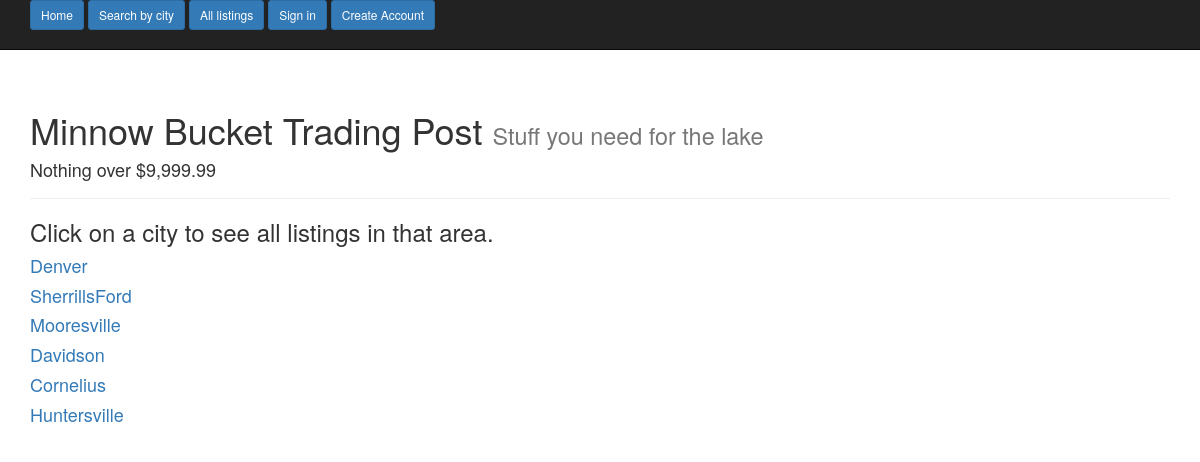
Screenshot of /city/ with the database file from the repository.
### main_app/models.py (models this page shows, shortened)
class Location(models.Model):
    city_choice = models.CharField(max_length=20)

### main_app/views.py (the view)
# urls.py: url(r'^city/$', CityListView.as_view(), name='city_list_view'),
class CityListView(ListView):
    model = Location
    template_name = 'city_list_view.html'

### templates/city_list_view.html
{% extends "base.html" %}
{% block content %}
  <h3>Click on a city to see all listings in that area.</h3>
    {% for city in object_list %}
      <h4><a href="{% url 'city_listings_view' city.pk %}">{{ city.city_choice }}</a></h4>
    {% endfor %}
{% endblock %}

### rows the page displays
Location: city_choice "Denver"
Location: city_choice "SherrillsFord"
Location: city_choice "Mooresville"
Location: city_choice "Davidson"
Location: city_choice "Cornelius"
Location: city_choice "Huntersville"
